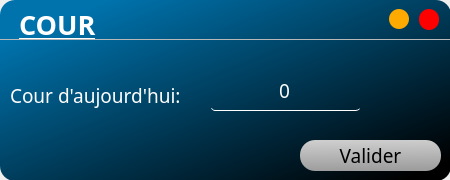
<?xml version="1.0" encoding="UTF-8"?>
<ui version="4.0">
 <class>efed</class>
 <widget class="QWidget" name="efed">
  <property name="windowModality">
   <enum>Qt::ApplicationModal</enum>
  </property>
  <property name="geometry">
   <rect>
    <x>0</x>
    <y>0</y>
    <width>450</width>
    <height>180</height>
   </rect>
  </property>
  <property name="windowTitle">
   <string>efed</string>
  </property>
  <widget class="QFrame" name="frame">
   <property name="geometry">
    <rect>
     <x>0</x>
     <y>0</y>
     <width>451</width>
     <height>181</height>
    </rect>
   </property>
   <property name="styleSheet">
    <string notr="true">QFrame#frame{
	border-radius:15px;
	background-color: qlineargradient(spread:pad, x1:0, y1:0, x2:1, y2:1, stop:0.116919 rgba(0, 115, 173, 255), stop:0.944118 rgba(0, 0, 0, 255));
	
}</string>
   </property>
   <property name="frameShape">
    <enum>QFrame::StyledPanel</enum>
   </property>
   <property name="frameShadow">
    <enum>QFrame::Raised</enum>
   </property>
   <widget class="QFrame" name="title_bar">
    <property name="geometry">
     <rect>
      <x>-1</x>
      <y>-1</y>
      <width>461</width>
      <height>41</height>
     </rect>
    </property>
    <property name="frameShape">
     <enum>QFrame::StyledPanel</enum>
    </property>
    <property name="frameShadow">
     <enum>QFrame::Raised</enum>
    </property>
    <widget class="QPushButton" name="mini">
     <property name="geometry">
      <rect>
       <x>390</x>
       <y>10</y>
       <width>20</width>
       <height>20</height>
      </rect>
     </property>
     <property name="font">
      <font>
       <pointsize>22</pointsize>
       <weight>75</weight>
       <bold>true</bold>
      </font>
     </property>
     <property name="styleSheet">
      <string notr="true">QPushButton{
	border:none;
	border-radius:10px;
	background-color: rgb(255, 170, 0);
}

QPushButton:hover{
	background-color: rgb(206, 137, 0);
}</string>
     </property>
     <property name="text">
      <string/>
     </property>
    </widget>
    <widget class="QLabel" name="label">
     <property name="geometry">
      <rect>
       <x>20</x>
       <y>10</y>
       <width>131</width>
       <height>31</height>
      </rect>
     </property>
     <property name="font">
      <font>
       <family>Mongolian Baiti</family>
       <pointsize>20</pointsize>
       <weight>75</weight>
       <italic>false</italic>
       <bold>true</bold>
       <underline>true</underline>
      </font>
     </property>
     <property name="styleSheet">
      <string notr="true">color: rgb(255, 255, 255);</string>
     </property>
     <property name="text">
      <string>COUR</string>
     </property>
    </widget>
    <widget class="QPushButton" name="close_btn1">
     <property name="geometry">
      <rect>
       <x>420</x>
       <y>10</y>
       <width>20</width>
       <height>21</height>
      </rect>
     </property>
     <property name="font">
      <font>
       <pointsize>11</pointsize>
       <weight>75</weight>
       <bold>true</bold>
      </font>
     </property>
     <property name="styleSheet">
      <string notr="true">QPushButton{
	border:none;
	border-radius:10px;
	background-color: rgb(255, 0, 0);
}

QPushButton:hover{
	background-color: rgb(211, 0, 0);
}</string>
     </property>
     <property name="text">
      <string/>
     </property>
    </widget>
   </widget>
   <widget class="QLabel" name="label_2">
    <property name="geometry">
     <rect>
      <x>10</x>
      <y>70</y>
      <width>191</width>
      <height>51</height>
     </rect>
    </property>
    <property name="font">
     <font>
      <family>Mongolian Baiti</family>
      <pointsize>14</pointsize>
     </font>
    </property>
    <property name="styleSheet">
     <string notr="true">color: rgb(255, 255, 255);</string>
    </property>
    <property name="text">
     <string>Cour d'aujourd'hui:</string>
    </property>
   </widget>
   <widget class="QLineEdit" name="l50">
    <property name="geometry">
     <rect>
      <x>210</x>
      <y>70</y>
      <width>151</width>
      <height>41</height>
     </rect>
    </property>
    <property name="font">
     <font>
      <family>Mongolian Baiti</family>
      <pointsize>14</pointsize>
     </font>
    </property>
    <property name="styleSheet">
     <string notr="true">color: rgb(255, 255, 255);
border-radius:5px;
background-color:transparent;
border-bottom:1px solid rgb(255, 255, 255);</string>
    </property>
    <property name="text">
     <string>0</string>
    </property>
    <property name="alignment">
     <set>Qt::AlignCenter</set>
    </property>
    <property name="placeholderText">
     <string>Qté.</string>
    </property>
   </widget>
   <widget class="QPushButton" name="val">
    <property name="geometry">
     <rect>
      <x>300</x>
      <y>140</y>
      <width>141</width>
      <height>31</height>
     </rect>
    </property>
    <property name="font">
     <font>
      <family>Mongolian Baiti</family>
      <pointsize>14</pointsize>
     </font>
    </property>
    <property name="styleSheet">
     <string notr="true">QPushButton{
	border-radius:15px;
	color: rgb(0, 0, 0);
	
	background-color: qlineargradient(spread:pad, x1:0.475, y1:0, x2:0.534, y2:1, stop:0 rgba(206, 206, 206, 255), stop:1 rgba(156, 156, 156, 255));
}
QPushButton:hover {
	
	
	background-color: rgb(0, 223, 164);
 }</string>
    </property>
    <property name="text">
     <string>Valider</string>
    </property>
   </widget>
   <widget class="QLabel" name="label_3">
    <property name="geometry">
     <rect>
      <x>100</x>
      <y>140</y>
      <width>191</width>
      <height>31</height>
     </rect>
    </property>
    <property name="font">
     <font>
      <family>Mongolian Baiti</family>
      <pointsize>11</pointsize>
      <weight>75</weight>
      <bold>true</bold>
     </font>
    </property>
    <property name="styleSheet">
     <string notr="true">color: rgb(255, 85, 0);</string>
    </property>
    <property name="text">
     <string/>
    </property>
   </widget>
  </widget>
 </widget>
 <resources/>
 <connections/>
</ui>
